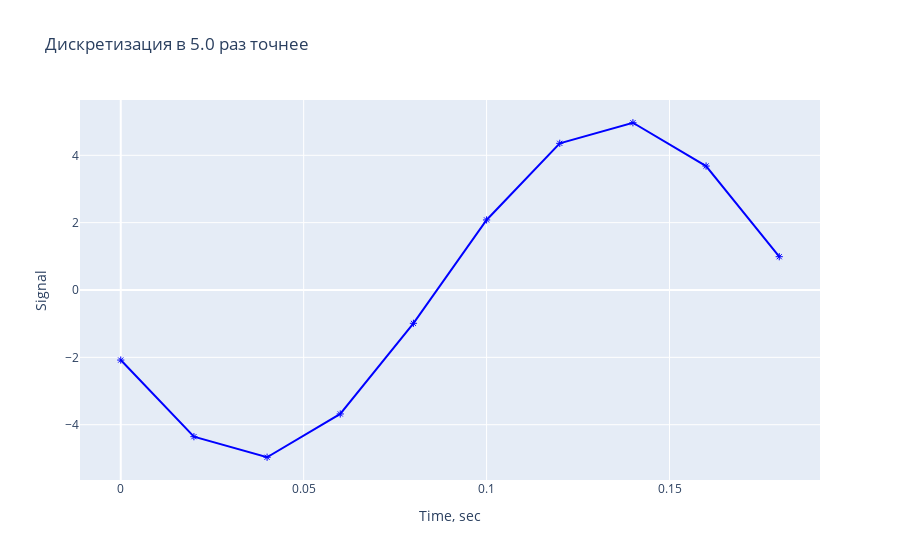

The notebook cell saved with this chart:
### Code cell
data = [
    go.Scatter(
        x = tv,
        y = y1v,
        mode = 'markers+lines',
        marker = dict(color='blue', symbol=135),
        name = f'Дискретизация в {mvis} раз точнее'
    )
]
layout = go.Layout(
    title=f'Дискретизация в {mvis} раз точнее',
    xaxis=dict(title='Time, sec'),
    yaxis=dict(title='Signal')
    )
fig = go.Figure(data=data, layout=layout)
iplot(fig)

### Figure 1 — Plotly figure (JSON) as saved in the notebook; plotly's stock layout.template omitted (floating-point values rounded to 4 significant figures)
{"data": [{"name": "Дискретизация в 5.0 раз точнее", "y": [-2.081, -4.356, -4.967, -3.681, -0.989, 2.081, 4.356, 4.967, 3.681, 0.989], "mode": "markers+lines", "marker": {"color": "blue", "symbol": 135}, "x": [0, 0.02, 0.04, 0.06, 0.08, 0.1, 0.12, 0.14, 0.16, 0.18], "type": "scatter"}], "layout": {"yaxis": {"title": {"text": "Signal"}}, "xaxis": {"title": {"text": "Time, sec"}}, "title": {"text": "Дискретизация в 5.0 раз точнее"}}}
